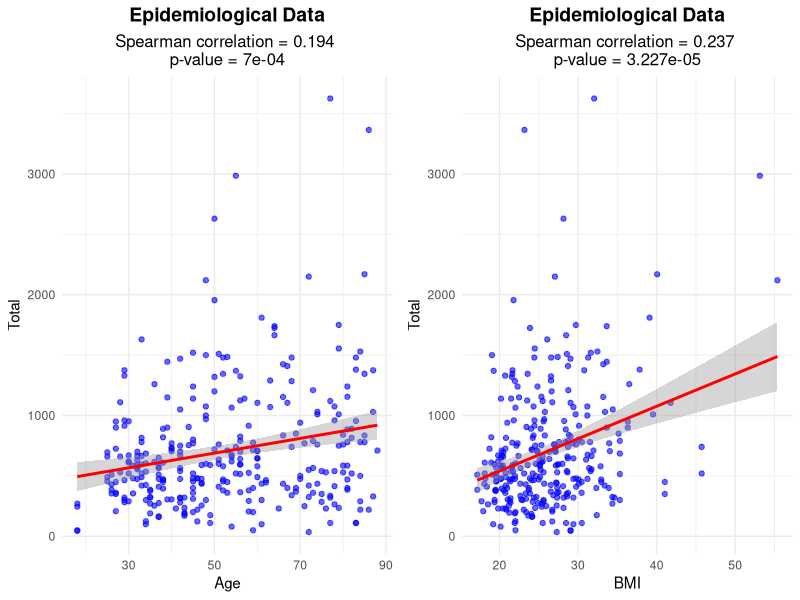
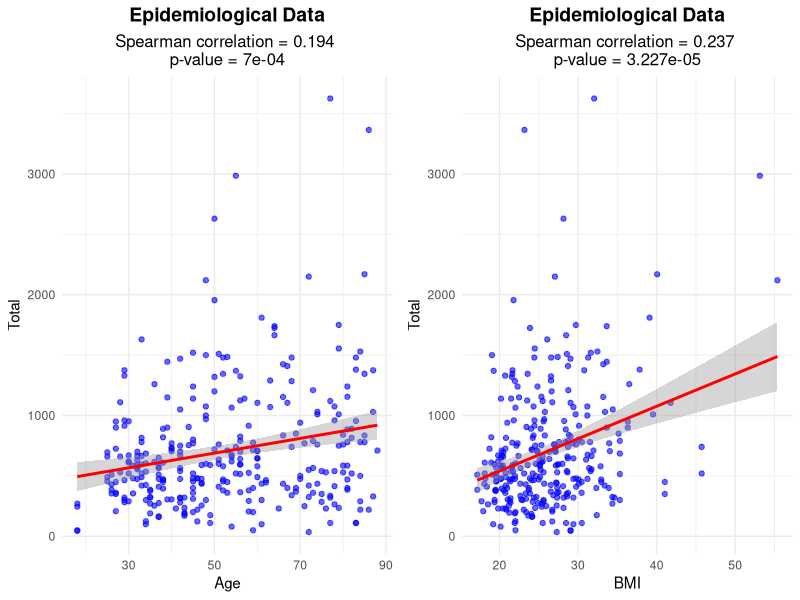

Write R code to recreate these figures, in order.
# Load required libraries
library(ggplot2)
library(tidyverse)

# Read the data with semicolon separator
data <- read.csv("Test.csv", sep=";", dec=",")

# Calculate Spearman correlations
cor_total_age <- cor.test(data$Total, data$Age, method="spearman")
cor_total_bmi <- cor.test(data$Total, data$BMI, method="spearman")

# Create scatter plot for Total vs Age
plot1 <- ggplot(data, aes(x = Age, y = Total)) +
  geom_point(color = "blue", alpha = 0.6) +
  geom_smooth(method = "lm", color = "red", se = TRUE) +
  labs(title = "Epidemiological Data",
       subtitle = paste("Spearman correlation =", 
                    round(cor_total_age$estimate, 3),
                    "\np-value =", round(cor_total_age$p.value, 4)),
       x = "Age",
       y = "Total") +
  theme_minimal() +
  theme(plot.title = element_text(size = 14, face = "bold", hjust = 0.5),
        plot.subtitle = element_text(size = 12, hjust = 0.5))

# Create scatter plot for Total vs BMI
plot2 <- ggplot(data, aes(x = BMI, y = Total)) +
  geom_point(color = "blue", alpha = 0.6) +
  geom_smooth(method = "lm", color = "red", se = TRUE) +
  labs(title = "Epidemiological Data",
       subtitle = paste("Spearman correlation =", 
                    round(cor_total_bmi$estimate, 3),
                    "\np-value = 3.227e-05"),
       x = "BMI",
       y = "Total") +
  theme_minimal() +
  theme(plot.title = element_text(size = 14, face = "bold", hjust = 0.5),
        plot.subtitle = element_text(size = 12, hjust = 0.5))

# Arrange plots side by side
library(gridExtra)
pdf("correlation_plots.pdf", width = 12, height = 6)
grid.arrange(plot1, plot2, ncol = 2)
dev.off()

# Save plots as PNG as well
png("correlation_plots.png", width = 1200, height = 600)
grid.arrange(plot1, plot2, ncol = 2)
dev.off() 